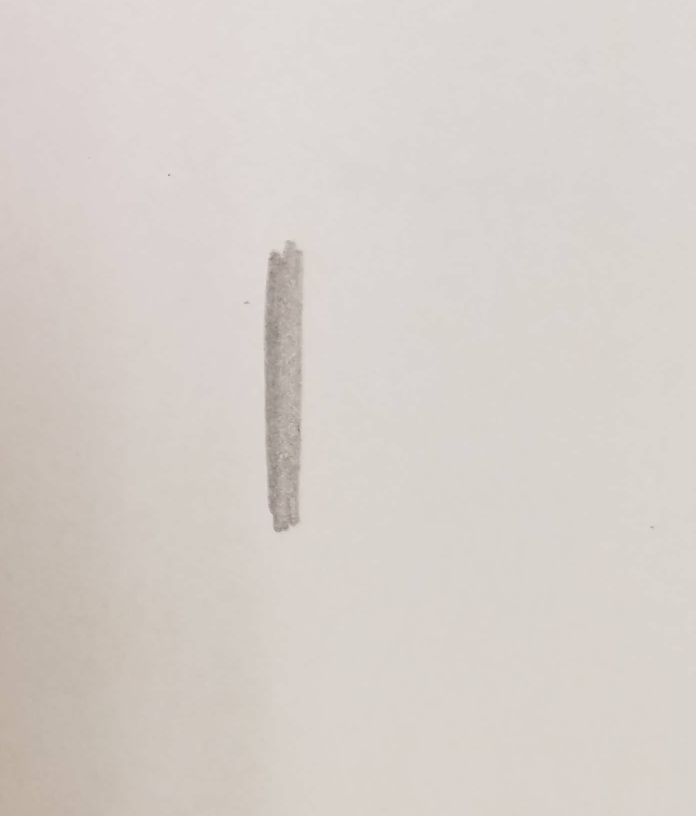
#> input picture line1.jpg, 1392 x 1632 px (shown at 1/2 size)
$ python threshadapt.py
#> lines starting #> are read from the running program, lines starting #| are printed output that depends on the picture; after the words box and inside, x2 and y2 are one past the last pixel; in counts of white or black regions, pixels touching at a corner belong together
import cv2
import imutils
import numpy as np


def trackbarRes(x):
	return x

im1 = cv2.imread("line1.jpg", 0) #Import image as grayscale
#> im1: shape (1632, 1392); min 114, max 225, mean 209
im1 = imutils.resize(im1, width = 400)
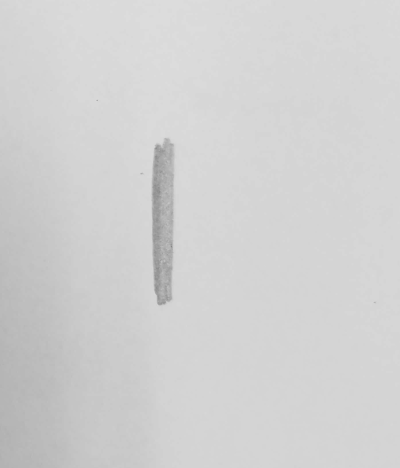
#> im1: shape (468, 400); min 135, max 220, mean 209

#Anything above the threshold value with receive the brightness value
cv2.namedWindow("t")
cv2.createTrackbar("threshold", "t", 0, 255, trackbarRes)
cv2.createTrackbar("brightness", "t", 255, 255, trackbarRes)
cv2.createTrackbar("blocksize", "t", 11, 100, trackbarRes)
cv2.createTrackbar("constant", "t", 2, 30, trackbarRes)

while True:

	threshval = cv2.getTrackbarPos("threshold", "t")
	brightness = cv2.getTrackbarPos("brightness", "t")
	blocksize = int(cv2.getTrackbarPos("blocksize", "t"))
	constant = cv2.getTrackbarPos("constant", "t")

	#Block size must be > 1 and odd
	if blocksize <= 1: blocksize = 3
	if blocksize % 2 == 0: blocksize+=1

	ret, normalThresh = cv2.threshold(im1, threshval, brightness, cv2.THRESH_BINARY)
#> normalThresh: shape (468, 400); every value is 255
#> ret = 0
	adaptiveThresh = cv2.adaptiveThreshold(im1, brightness, cv2.ADAPTIVE_THRESH_MEAN_C, cv2.THRESH_BINARY, blocksize, constant)
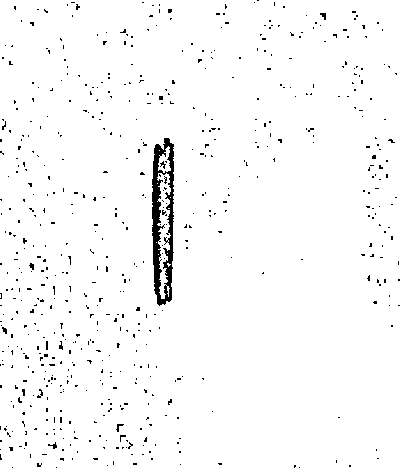
#> adaptiveThresh: shape (468, 400); 97.5% white; 609 black regions (600 under 20 px), largest, box (x1, y1, x2, y2) and area: (152, 138, 174, 306) 1979, (320, 13, 326, 20) 26, (116, 424, 124, 432) 26

	cv2.imshow("result", np.hstack([im1, normalThresh, adaptiveThresh]))
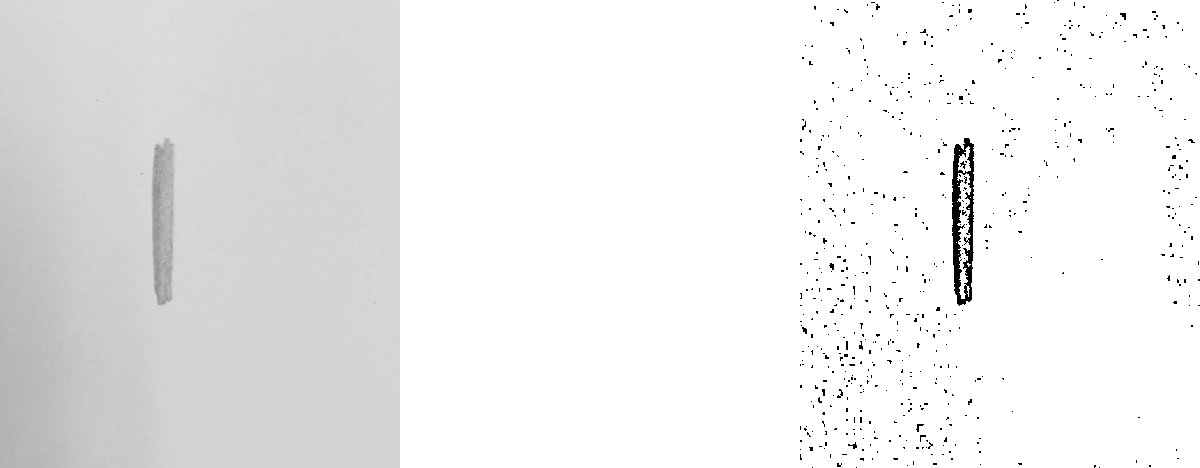
#> window 'result': shape (468, 1200); min 0, max 255, mean 237.5

	if cv2.waitKey(1) & 0xFF == ord("q"):
#> (key q is pressed here)
		break;
cv2.destroyAllWindows()

$ run again, with line2.jpg copied over line1.jpg
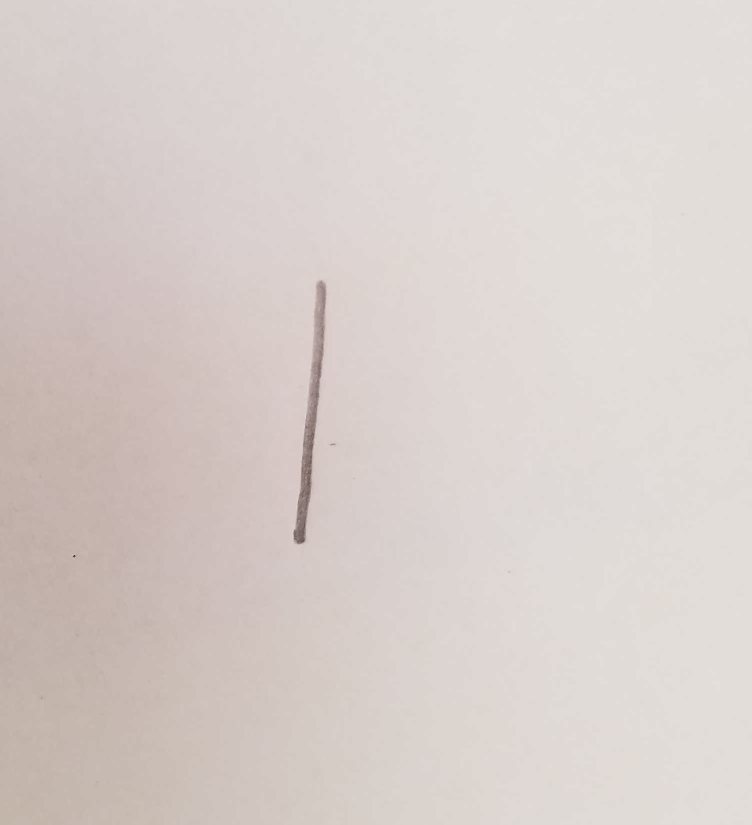
#> input picture line2.jpg, 1504 x 1650 px (shown at 1/2 size)
#> normalThresh: shape (438, 400); every value is 255
#> ret = 0
#> `adaptiveThresh = cv2.adaptiveThreshold(im1, brightness, cv2.ADAPTIVE_T..`:
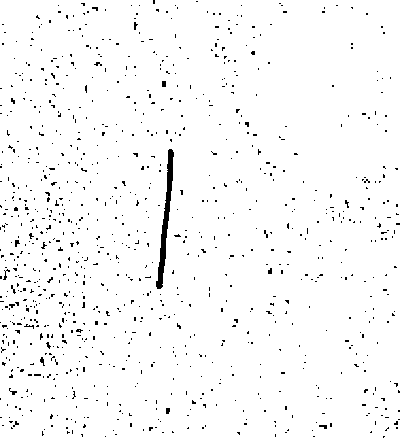
#> adaptiveThresh: shape (438, 400); 97.4% white; black in thin lines or dots
#> `cv2.imshow("result", np.hstack([im1, normalThresh, adaptiveThresh]))`:
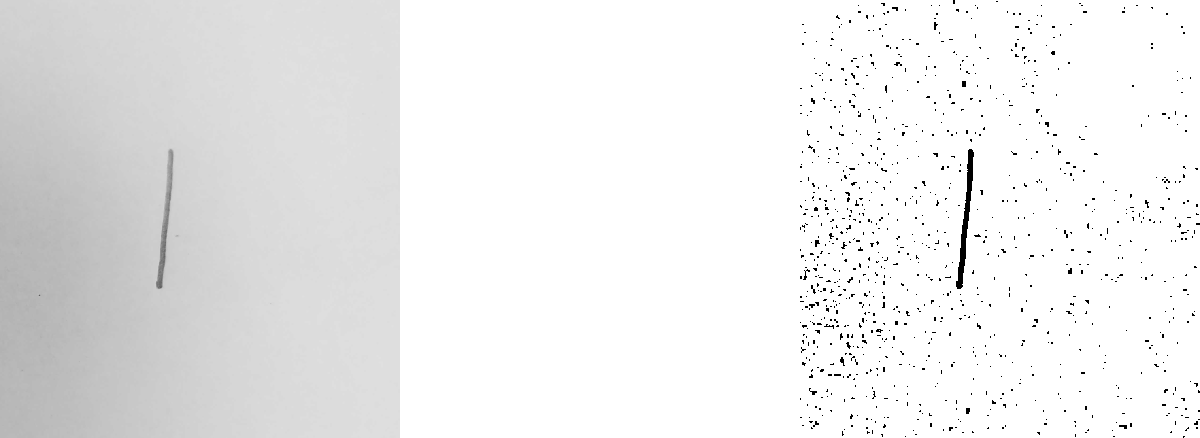
#> window 'result': shape (438, 1200); min 0, max 255, mean 237.6

$ run again, with nums.jpg copied over line1.jpg
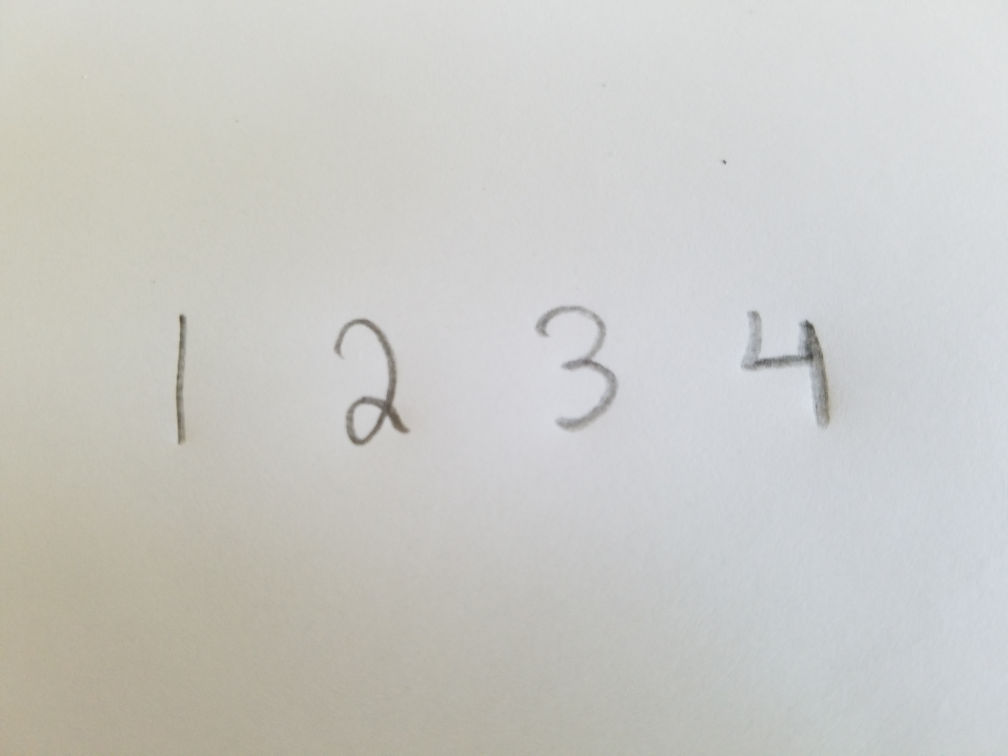
#> input picture nums.jpg, 4032 x 3024 px (shown at 1/4 size)
#> normalThresh: shape (300, 400); every value is 255
#> ret = 0
#> `adaptiveThresh = cv2.adaptiveThreshold(im1, brightness, cv2.ADAPTIVE_T..`:
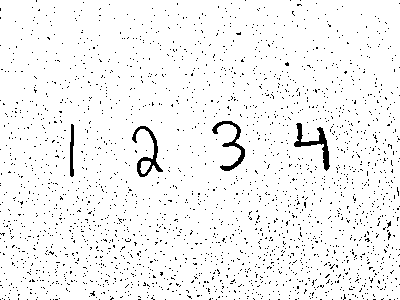
#> adaptiveThresh: shape (300, 400); 95.7% white; black in thin lines or dots
#> `cv2.imshow("result", np.hstack([im1, normalThresh, adaptiveThresh]))`:
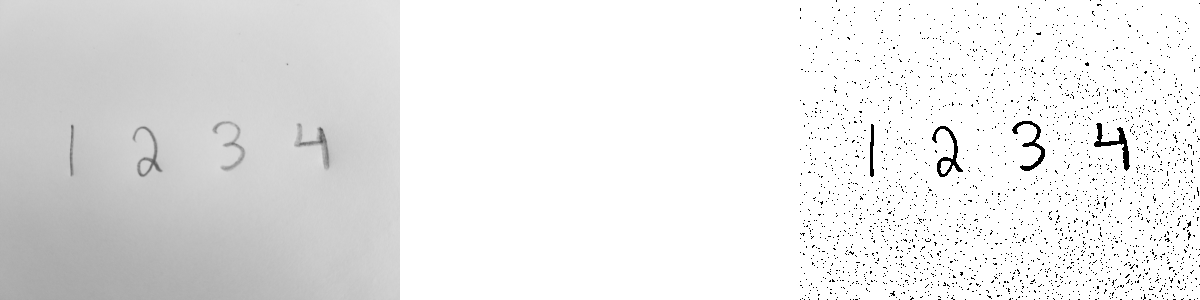
#> window 'result': shape (300, 1200); min 0, max 255, mean 233.4

$ run again, with symb.jpg copied over line1.jpg
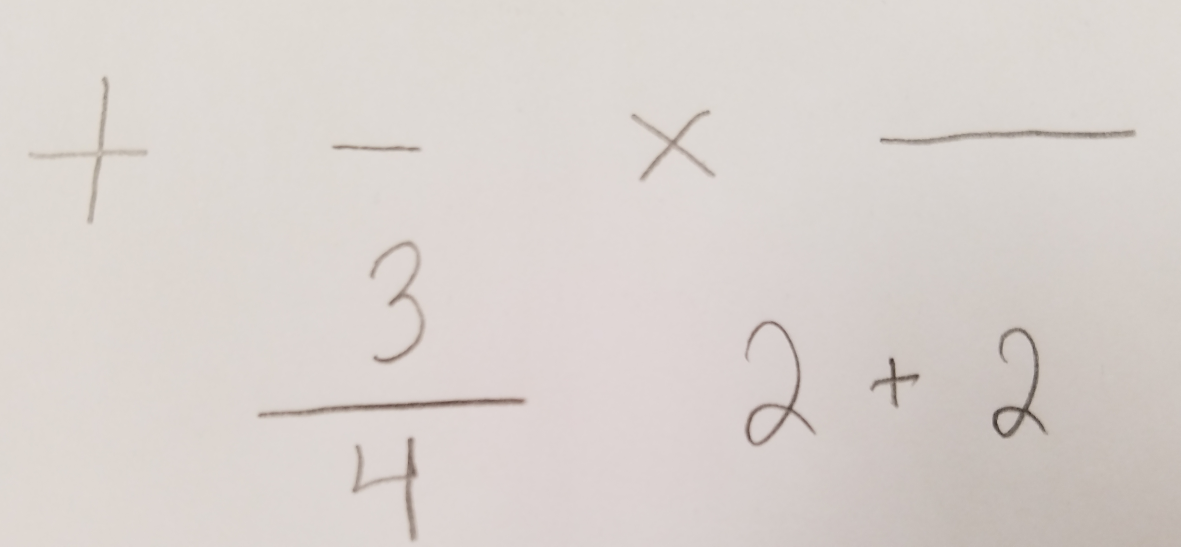
#> input picture symb.jpg, 3542 x 1639 px (shown at 1/3 size)
#> normalThresh: shape (185, 400); every value is 255
#> ret = 0
#> `adaptiveThresh = cv2.adaptiveThreshold(im1, brightness, cv2.ADAPTIVE_T..`:
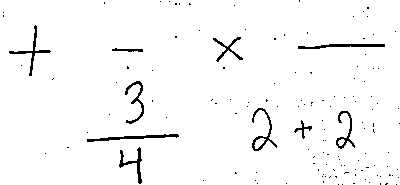
#> adaptiveThresh: shape (185, 400); 97.2% white; black in thin lines or dots
#> `cv2.imshow("result", np.hstack([im1, normalThresh, adaptiveThresh]))`:
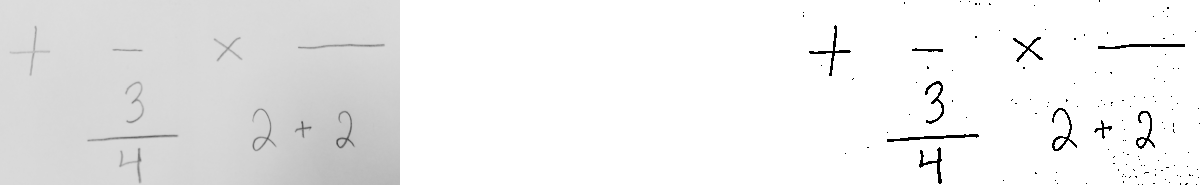
#> window 'result': shape (185, 1200); min 0, max 255, mean 238.2
